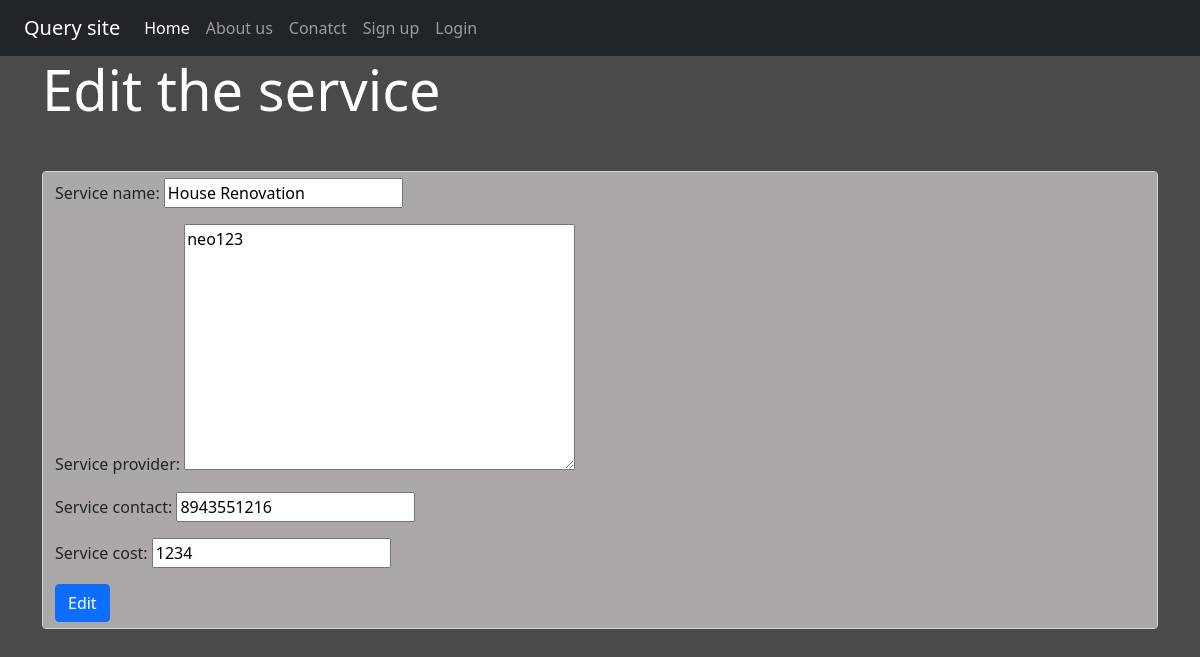
The page /edit/3/ on the database its author committed.
### blog/models.py (models this page shows, shortened)
class service(models.Model):
    user_id_ser = models.ForeignKey(User,on_delete=models.CASCADE)
    service_name = models.CharField(max_length=150)
    service_provider = models.TextField()
    service_contact = models.CharField(max_length=20)
    service_cost = models.IntegerField()
    date = models.DateTimeField(auto_now_add=True,null=True)

### blog/views.py (the view)
# urls.py: path('edit/<int:id>/',views.edit,name="edit"),
def edit(request,id):
    all_service = service.objects.get(id=id)
    editservice = edit_service(instance=all_service)
    if request.method == 'POST':
        form = edit_service(request.POST,instance=all_service)
        if form.is_valid():
            form.save()
            messages.success(request,'Service has been updated')
            return redirect('/')
    return render(request,'blog/edit_service.html',{'edit_service':editservice})

### blog/forms.py
class edit_service(forms.ModelForm):
    class Meta:
        model = service
        fields = ('service_name','service_provider','service_contact','service_cost')

### blog/templates/blog/edit_service.html (shortened to what this page needs)
{% extends 'blog/base.html' %}
{% load static %}
{% block content %}
<div class="container">
    <div class="form-row">
        <h1 class="display-4 font-italic text-white">Edit the service</h1>
        <div class="form-control my-5">
            <form method="POST">
                {{ edit_service.as_p }}
                <input type="submit" class="btn btn-primary me-md-2" value="Edit">
            </form>
        </div>
    </div>
</div>
{% endblock %}

### blog/static/blog/css/style.css (style rules this page uses)
body { background-color:rgb(75,74,74) }
h1 { font-weight: bold }
.form-control { background-color:rgb(172,168,168) }

### rows shown on the page
service: service_name "House Renovation", service_provider "neo123", service_contact "8943551216", service_cost "1234"
